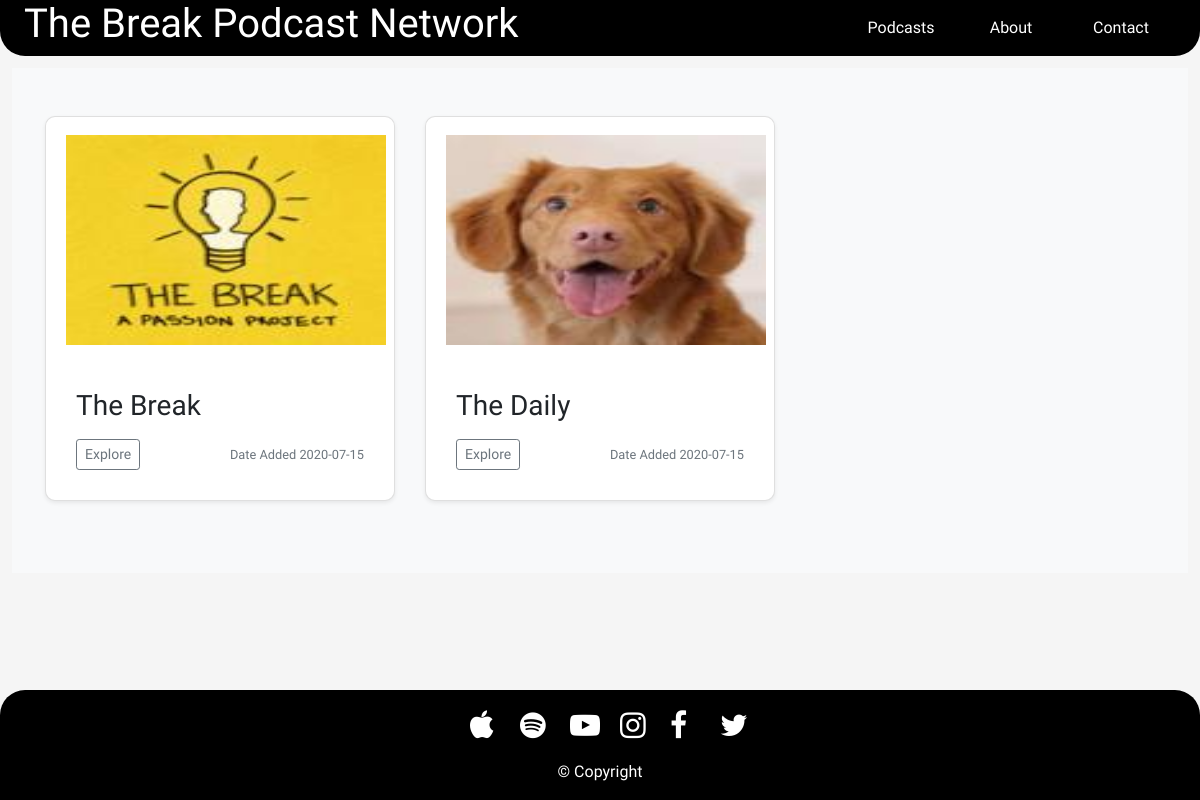
The page /podcasts on the database its author committed.
### mainpkg/models.py (models this page shows, shortened)
class Podcast(db.Model):
	id = db.Column(db.Integer, primary_key = True)
	name = db.Column(db.String(100), nullable = False) ## will be used to query individual episodes w/ name == podcast
	description = db.Column(db.Text, nullable = False)
	image_file = db.Column(db.String(20), nullable = False, default = 'default.jpg')
	date_posted = db.Column(db.DateTime, nullable = False, default = datetime.utcnow) ## maybe get rid of or replace

### mainpkg/routes.py (the view)
@app.route('/')
@app.route('/home') ## homepage - normally return html in function
@app.route('/podcasts')
def podcasts():
    podcasts = Podcast.query.all() ## grab all podcasts and episodes from database. should only grab podcasts using DISTINCT
    return render_template('podcasts.html', podcasts = podcasts)  ## passing in argument posts

### mainpkg/templates/podcasts.html (shortened to what this page needs)
{% extends "layout.html" %}
{% block content %}
  <body>
  <main role = "main">
	<div class="album py-5 bg-light">
		<div class="container">
			<div class="row">
	{% for podcast in podcasts %}
        <div class="col-md-4">
          <div class="card mb-4 shadow-sm">
              <img src= "{{ url_for('static', filename  =  'images/podcast_pics/' + podcast.image_file) }}" align= "middle" width="320" height="210" style="margin:8px 10px" />
            <div class="card-body">
              <p class="card-text">
              	<h3> {{podcast.name}} </h3>
              </p>
              <div class="d-flex justify-content-between align-items-center">
                <div class="btn-group">
                  <a href="{{ url_for( 'explore', podcast_id = podcast.id) }}"><button type="button" class="btn btn-sm btn-outline-secondary">Explore</button></a>
                </div>
                <small class="text-muted">Date Added {{podcast.date_posted.strftime('%Y-%m-%d')}}</small>
             </div>
             </div>
           </div>
         </div>
	{% endfor %}
	   </div>
	   </div>
	 </div>
  </main>
</body>
{% endblock content %}

### mainpkg/static/css/style.css (style rules this page uses)
body { font-family: 'Barlow Semi Condensed', sans-serif; background: whitesmoke; }
.card { width: 100%; background: white; float: right; box-shadow: 0 4px 8px 0 rgba(0, 0, 0, 0.2); transition: 0.3s; box-shadow: 0 4px 8px 0 rgba(0, 0, 0, 0.2); transition: 0.3s; border-radius: 5px; padding: 10px; }
.card { border-radius: 10px; }

### rows shown on the page
Podcast: image_file (picture), name "The Break", date_posted "2020-07-15"
Podcast: image_file (picture), name "The Daily", date_posted "2020-07-15"
